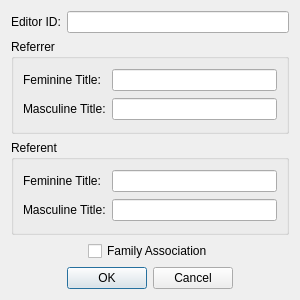
<?xml version="1.0" encoding="UTF-8"?>
<ui version="4.0">
 <class>FormDialogAssociationType</class>
 <widget class="QDialog" name="FormDialogAssociationType">
  <property name="geometry">
   <rect>
    <x>0</x>
    <y>0</y>
    <width>300</width>
    <height>300</height>
   </rect>
  </property>
  <property name="windowTitle">
   <string>Association Type</string>
  </property>
  <layout class="QVBoxLayout" name="verticalLayout">
   <item>
    <layout class="QGridLayout" name="gridLayout">
     <item row="0" column="0">
      <widget class="QLabel" name="label">
       <property name="text">
        <string>Editor ID:</string>
       </property>
       <property name="buddy">
        <cstring>editorID</cstring>
       </property>
      </widget>
     </item>
     <item row="0" column="1">
      <widget class="QLineEdit" name="editorID"/>
     </item>
    </layout>
   </item>
   <item>
    <widget class="QGroupBox" name="referrerGroupbox">
     <property name="whatsThis">
      <string>When one character refers to another, the &quot;referrer&quot; is the character who refers, and the &quot;referent&quot; is the character that is referred to. For example, if a parent says, &quot;I love my child,&quot; the parent is the referrer and the child is the referent.</string>
     </property>
     <property name="title">
      <string>Referrer</string>
     </property>
     <layout class="QGridLayout" name="gridLayout_2">
      <item row="0" column="0">
       <widget class="QLabel" name="label_3">
        <property name="text">
         <string>Feminine Title:</string>
        </property>
        <property name="buddy">
         <cstring>referrerF</cstring>
        </property>
       </widget>
      </item>
      <item row="0" column="1">
       <widget class="QLineEdit" name="referrerF"/>
      </item>
      <item row="1" column="0">
       <widget class="QLabel" name="label_2">
        <property name="text">
         <string>Masculine Title:</string>
        </property>
        <property name="buddy">
         <cstring>referrerM</cstring>
        </property>
       </widget>
      </item>
      <item row="1" column="1">
       <widget class="QLineEdit" name="referrerM"/>
      </item>
     </layout>
    </widget>
   </item>
   <item>
    <widget class="QGroupBox" name="referentGroupbox">
     <property name="whatsThis">
      <string>When one character refers to another, the &quot;referrer&quot; is the character who refers, and the &quot;referent&quot; is the character that is referred to. For example, if a parent says, &quot;I love my child,&quot; the parent is the referrer and the child is the referent.</string>
     </property>
     <property name="title">
      <string>Referent</string>
     </property>
     <layout class="QGridLayout" name="gridLayout_3">
      <item row="0" column="0">
       <widget class="QLabel" name="label_4">
        <property name="text">
         <string>Feminine Title:</string>
        </property>
        <property name="buddy">
         <cstring>referentF</cstring>
        </property>
       </widget>
      </item>
      <item row="0" column="1">
       <widget class="QLineEdit" name="referentF"/>
      </item>
      <item row="1" column="0">
       <widget class="QLabel" name="label_5">
        <property name="text">
         <string>Masculine Title:</string>
        </property>
        <property name="buddy">
         <cstring>referentM</cstring>
        </property>
       </widget>
      </item>
      <item row="1" column="1">
       <widget class="QLineEdit" name="referentM"/>
      </item>
     </layout>
    </widget>
   </item>
   <item>
    <layout class="QHBoxLayout" name="horizontalLayout">
     <item>
      <spacer name="horizontalSpacer_3">
       <property name="orientation">
        <enum>Qt::Horizontal</enum>
       </property>
       <property name="sizeHint" stdset="0">
        <size>
         <width>40</width>
         <height>20</height>
        </size>
       </property>
      </spacer>
     </item>
     <item>
      <widget class="QCheckBox" name="flagIsFamily">
       <property name="text">
        <string>Family Association</string>
       </property>
      </widget>
     </item>
     <item>
      <spacer name="horizontalSpacer_4">
       <property name="orientation">
        <enum>Qt::Horizontal</enum>
       </property>
       <property name="sizeHint" stdset="0">
        <size>
         <width>40</width>
         <height>20</height>
        </size>
       </property>
      </spacer>
     </item>
    </layout>
   </item>
   <item>
    <layout class="QHBoxLayout" name="buttonsLayout">
     <item>
      <spacer name="horizontalSpacer">
       <property name="orientation">
        <enum>Qt::Horizontal</enum>
       </property>
       <property name="sizeHint" stdset="0">
        <size>
         <width>40</width>
         <height>20</height>
        </size>
       </property>
      </spacer>
     </item>
     <item>
      <widget class="QPushButton" name="buttonOK">
       <property name="text">
        <string>OK</string>
       </property>
      </widget>
     </item>
     <item>
      <widget class="QPushButton" name="buttonCancel">
       <property name="text">
        <string>Cancel</string>
       </property>
      </widget>
     </item>
     <item>
      <spacer name="horizontalSpacer_2">
       <property name="orientation">
        <enum>Qt::Horizontal</enum>
       </property>
       <property name="sizeHint" stdset="0">
        <size>
         <width>40</width>
         <height>20</height>
        </size>
       </property>
      </spacer>
     </item>
    </layout>
   </item>
  </layout>
 </widget>
 <tabstops>
  <tabstop>editorID</tabstop>
  <tabstop>referrerF</tabstop>
  <tabstop>referrerM</tabstop>
  <tabstop>referentF</tabstop>
  <tabstop>referentM</tabstop>
  <tabstop>flagIsFamily</tabstop>
  <tabstop>buttonOK</tabstop>
  <tabstop>buttonCancel</tabstop>
 </tabstops>
 <resources/>
 <connections/>
</ui>
